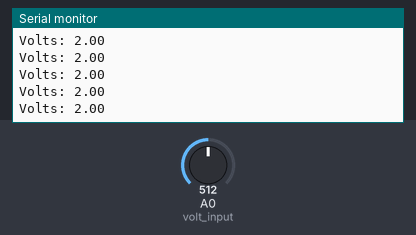
Bench run of a sketch on a simulated Arduino Uno, built with avr-gcc and run on an emulated ATmega328P. Parts: the last lines printed to the serial monitor. Inputs (shaded band) come from the test bench; at power-on: A0 (volt_input) = 512.

Above: at 1.2 s.
1.3 s: A0 (volt_input) set to 716
At 1.31 s:
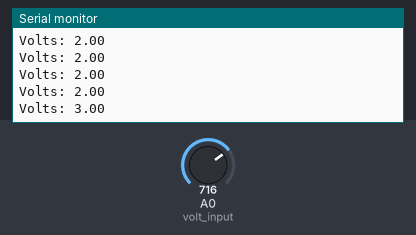
2.8 s: A0 (volt_input) set to 900
At 2.82 s:
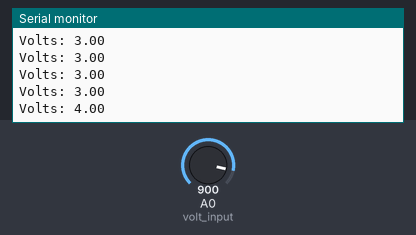
Timing chart, 0 to 5.8 s (numbered marks = the images above; inputs shaded):
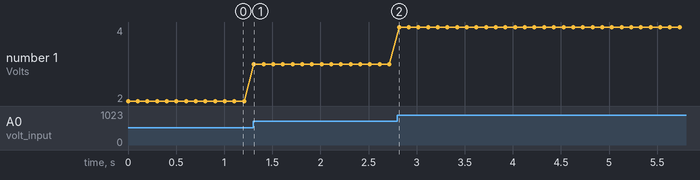

Measured:
- after the input at 1.3 s, the serial monitor: prints a new line at once (image 1)
- after the input at 2.8 s, the serial monitor: prints a new line at once (image 2)
- plotted number 1: 2 → 3 after the input at 1.3 s, 3 → 4 after the input at 2.8 s

The sketch:

volt_test.ino
```cpp
#define volt_input A0
float volts;
void setup() {
  // put your setup code here, to run once:
  Serial.begin(9600);
  pinMode(volt_input, INPUT);
}

void loop() {
  // put your main code here, to run repeatedly:
  float volts = map(analogRead(volt_input), 0, 1023, 0, 5.0);
  Serial.print("Volts: ");
  Serial.println(volts);
  delay(100);
}
```
